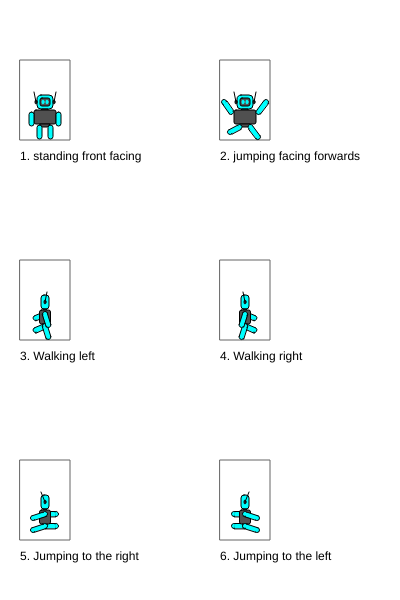
Frame 1 (no input)
Frame 60 (no input): identical to frame 1, image omitted
Frame 120 (the mouse pressed at the canvas centre since frame 60): identical to frame 1, image omitted

The p5.js sketch that drew this single still picture (run headless with seeded random() and noise() and a simulated clock; from frame 60 on, the mouse is pressed at the canvas centre):

// p5.js sketch
// ── sketch.js
/*

The Game Project

2 - Game character

Use p5 drawing functions such as rect, ellipse, line, triangle and
point to draw the different states of your game character.

Write the code so that your character appears inside the box for each
state.

IMPORTANT: For each box the variables gameChar_x & gameChar_y are set to the bottom
center of the box. You must combine these variables with arithmetic to
determine the position of each shape that you draw. This will later allow
you to adjust the position of your game character.

Each state is worth two marks:

//standing front facing = 2
//jumping facing forwards = 2
//walking left = 2
//walking right = 2
//jumping left and jumping right = 2

0 marks = not a reasonable attempt
1 mark = attempted but it lacks detail and you didn't use gameChar_x and gameChar_y correctly
2 marks = you've used a selction of shape functions and made consistent use of gameChar_x and gameChar_y

WARNING: Do not get too carried away. Around 10-20 lines of code should work for each state of your game character.

*/

var gameChar_x = 0;
var gameChar_y = 0;

function setup()
{
	createCanvas(400, 600);
}

function draw()
{
	background(255);

	//Standing, facing frontwards
	stroke(100);
	noFill();
	rect(20, 60, 50, 80);
	noStroke();
	fill(0);
	text("1. standing front facing", 20, 160);

	gameChar_x = 45;
	gameChar_y = 137;
	//Add your code here ...
	//Setup
	noFill();
	stroke(0);
	rectMode(CENTER);
	//head
	fill(0,255,255)
	rect(gameChar_x, gameChar_y-35, 16, 14, 4)
	fill(80,80,80)
	rect(gameChar_x, gameChar_y-35, 10, 8, 2)
	//eyes
	fill(0,255,255)
	stroke(0,255,255)
	ellipse(gameChar_x-2, gameChar_y-35, 2, 4)
	ellipse(gameChar_x+2, gameChar_y-35, 2, 4)
	stroke(0)
	//ears
	fill(80,80,80)
	ellipse(gameChar_x-9, gameChar_y-35, 2, 4)
	ellipse(gameChar_x+9, gameChar_y-35, 2, 4)
	noFill()
	//antenna
	line(gameChar_x-9, gameChar_y-35, gameChar_x-11, gameChar_y-45)
	line(gameChar_x+9, gameChar_y-35, gameChar_x+11, gameChar_y-45)
	//neck
	rect(gameChar_x, gameChar_y-27.5, 6, 1)
	//chest
	fill(80,80,80)
	rect(gameChar_x, gameChar_y-20, 22, 14, 2)
	//left arm
	fill(0,255,255)
	rect(gameChar_x-13.5, gameChar_y-18, 5, 14, 2.5)
	//right arm
	rect(gameChar_x+13.5, gameChar_y-18, 5, 14, 2.5)
	// trouser
	fill(80,80,80)
	quad(gameChar_x-5, gameChar_y-13, gameChar_x+5, gameChar_y-13, gameChar_x+2.5, gameChar_y-10, gameChar_x-2.5, gameChar_y-10)
	//left leg
	fill(0,255,255)
	rect(gameChar_x-5.5, gameChar_y-5, 5, 14, 2.5)
	//right leg
	rect(gameChar_x+5.5, gameChar_y-5, 5, 14, 2.5)
	//Refix
	rectMode(CORNER);

	//Jumping facing forwards
	stroke(100);
	noFill();
	rect(220, 60, 50, 80);
	noStroke();
	fill(0);
	text("2. jumping facing forwards", 220, 160);

	gameChar_x = 245;
	gameChar_y = 137;
	//Add your code here ...
	//Setup
	noFill();
	stroke(0);
	rectMode(CENTER);
	angleMode(DEGREES);
	//head
	fill(0,255,255)
	rect(gameChar_x, gameChar_y-35, 16, 14, 4)
	fill(80,80,80)
	rect(gameChar_x, gameChar_y-35, 10, 8, 2)
	//eyes
	fill(0,255,255)
	stroke(0,255,255)
	ellipse(gameChar_x-2, gameChar_y-35, 2, 4)
	ellipse(gameChar_x+2, gameChar_y-35, 2, 4)
	stroke(0)
	//ears
	fill(80,80,80)
	ellipse(gameChar_x-9, gameChar_y-35, 2, 4)
	ellipse(gameChar_x+9, gameChar_y-35, 2, 4)
	noFill()
	//antenna
	line(gameChar_x-9, gameChar_y-35, gameChar_x-11, gameChar_y-45)
	line(gameChar_x+9, gameChar_y-35, gameChar_x+11, gameChar_y-45)
	//neck
	fill(0,255,255)
	rect(gameChar_x, gameChar_y-27.5, 6, 1)
	//chest
	fill(80,80,80)
	rect(gameChar_x, gameChar_y-20, 22, 14, 2)
	//left arm
	fill(0,255,255)
	quad(gameChar_x-11.5, gameChar_y-26, gameChar_x-15.5, gameChar_y-23, gameChar_x-22.5, gameChar_y-33, gameChar_x-18.5, gameChar_y-36)
	arc(gameChar_x-14, gameChar_y-25, 5, 5, 333, 135)
	arc(gameChar_x-21, gameChar_y-35, 5, 5, 108, 350, OPEN)
	//right arm
	fill(0,255,255)
	quad(gameChar_x+15, gameChar_y-23, gameChar_x+12, gameChar_y-27, gameChar_x+19, gameChar_y-36.5, gameChar_x+23.5, gameChar_y-34)
	arc(gameChar_x+13.5, gameChar_y-25, 5, 5, 40, 250, OPEN)
	arc(gameChar_x+21, gameChar_y-35, 5, 5, 200, 40, OPEN)
	// trouser
	fill(80,80,80)
	quad(gameChar_x-5, gameChar_y-13, gameChar_x+5, gameChar_y-13, gameChar_x+2.5, gameChar_y-10, gameChar_x-2.5, gameChar_y-10)
	//left leg
	fill(0,255,255)
	quad(gameChar_x-4, gameChar_y-8, gameChar_x-7, gameChar_y-12, gameChar_x-16.5, gameChar_y-7, gameChar_x-13.5, gameChar_y-3)
	arc(gameChar_x-5.5, gameChar_y-10, 5, 5, 220, 70, OPEN)
	arc(gameChar_x-15, gameChar_y-5, 5, 5, 40, 250, OPEN)
	//right leg
	fill(0,255,255)
	quad(gameChar_x+3.8, gameChar_y-8, gameChar_x+7, gameChar_y-12, gameChar_x+15.2, gameChar_y-1, gameChar_x+11.5, gameChar_y+2)
	arc(gameChar_x+5.5, gameChar_y-10, 5, 5, 120, 340, OPEN)
	arc(gameChar_x+13, gameChar_y, 5, 5, 320, 150, OPEN)
	//Refix
	rectMode(CORNER);

	//Walking, turned left
	stroke(100);
	noFill();
	rect(20, 260, 50, 80);
	noStroke();
	fill(0);
	text("3. Walking left", 20, 360);

	gameChar_x = 45;
	gameChar_y = 337;
	//Add your code here ...
	//Setup
	noFill();
	stroke(0);
	rectMode(CENTER);
	angleMode(DEGREES);
	//head
	fill(0,255,255)
	rect(gameChar_x, gameChar_y-35, 8, 14, 3)
	//ears
	fill(80,80,80)
	ellipse(gameChar_x, gameChar_y-35, 2, 4)
	noFill()
	//antenna
	line(gameChar_x, gameChar_y-35, gameChar_x+2, gameChar_y-45)
	//neck
	fill(80,80,80)
	rect(gameChar_x, gameChar_y-27.5, 3, 1)
	//right arm (covered one)
	fill(0,255,255);
	quad(gameChar_x+1.5, gameChar_y-21, gameChar_x-1.5, gameChar_y-25, gameChar_x-11, gameChar_y-21, gameChar_x-9.5, gameChar_y-16.4)
	arc(gameChar_x, gameChar_y-23, 5, 5, 235, 70)
	arc(gameChar_x-9.4, gameChar_y-19, 5, 5, 70, 235)
	//right leg
	fill(0,255,255);
	quad(gameChar_x+1.5, gameChar_y-21+12, gameChar_x-1.5, gameChar_y-25+12, gameChar_x-11, gameChar_y-21+12, gameChar_x-9.5, gameChar_y-16+12)
	arc(gameChar_x, gameChar_y-23+12, 5, 5, 235, 70)
	arc(gameChar_x-9.4, gameChar_y-19+12, 5, 5, 70, 235)
	//chest
	fill(80,80,80)
	rect(gameChar_x, gameChar_y-20, 11, 14, 2)
	noFill()
	// trouser
	fill(80,80,80)
	quad(gameChar_x-2.5, gameChar_y-13, gameChar_x+2.5, gameChar_y-13, gameChar_x, gameChar_y-10, gameChar_x, gameChar_y-10)
	//left leg
	fill(0,255,255)
	quad(gameChar_x-2.5, gameChar_y-23+12, gameChar_x+1.9, gameChar_y-25+12, gameChar_x+6, gameChar_y-12+12, gameChar_x+1.6, gameChar_y-10+12)
	arc(gameChar_x, gameChar_y-23+12, 5, 5, 160, 345)
	arc(gameChar_x+3.4, gameChar_y-12+12, 5, 5, 345, 160)
	noFill();
	//left arm
	fill(0,255,255)
	quad(gameChar_x-2.5, gameChar_y-23, gameChar_x+1.9, gameChar_y-25, gameChar_x+6, gameChar_y-12, gameChar_x+1.6, gameChar_y-10)
	arc(gameChar_x, gameChar_y-23, 5, 5, 160, 345)
	arc(gameChar_x+3.4, gameChar_y-12, 5, 5, 345, 160)
	noFill();	
	//Refix
	rectMode(CORNER);

	//Walking, turned right
	stroke(100);
	noFill();
	rect(220, 260, 50, 80);
	noStroke();
	fill(0);
	text("4. Walking right", 220, 360);

	gameChar_x = 245;
	gameChar_y = 337;
	//Add your code here ...
	//Setup
	noFill();
	stroke(0);
	rectMode(CENTER);
	angleMode(DEGREES);
	//head
	fill(0,255,255);
	rect(gameChar_x, gameChar_y-35, 8, 14, 3)
	//ears
	fill(80,80,80)
	ellipse(gameChar_x, gameChar_y-35, 2, 4)
	//antenna
	line(gameChar_x, gameChar_y-35, gameChar_x-2, gameChar_y-45)
	//neck
	fill(80,80,80)
	rect(gameChar_x, gameChar_y-27.5, 3, 1)
	//left arm (covered one)
	fill(0,255,255);
	quad(gameChar_x-1.5, gameChar_y-21, gameChar_x+1.5, gameChar_y-25, gameChar_x+11, gameChar_y-21, gameChar_x+9.5, gameChar_y-16.4)
	arc(gameChar_x, gameChar_y-23, 5, 5, 110, 300)
	arc(gameChar_x+9.4, gameChar_y-19, 5, 5, 300, 110)
	//left leg
	fill(0,255,255);
	quad(gameChar_x-1.5, gameChar_y-21+12, gameChar_x+1.5, gameChar_y-25+12, gameChar_x+11, gameChar_y-21+12, gameChar_x+9.5, gameChar_y-16+12)
	arc(gameChar_x, gameChar_y-23+12, 5, 5, 110, 300)
	arc(gameChar_x+9.4, gameChar_y-19+12, 5, 5, 300, 110)
	//chest
	fill(80,80,80)
	rect(gameChar_x, gameChar_y-20, 11, 14, 2)
	noFill()
	// trouser
	fill(80,80,80)
	quad(gameChar_x-2.5, gameChar_y-13, gameChar_x+2.5, gameChar_y-13, gameChar_x, gameChar_y-10, gameChar_x, gameChar_y-10)
	//rght leg
	fill(0,255,255)
	quad(gameChar_x+2.5, gameChar_y-23+12, gameChar_x-1.9, gameChar_y-25+12, gameChar_x-6, gameChar_y-12+12, gameChar_x-1.6, gameChar_y-10+12)
	arc(gameChar_x, gameChar_y-23+12, 5, 5, 200, 45)
	arc(gameChar_x-3.4, gameChar_y-12+12, 5, 5, 45, 200)
	noFill();
	//right arm
	fill(0,255,255)
	quad(gameChar_x+2.5, gameChar_y-23, gameChar_x-1.9, gameChar_y-25, gameChar_x-6, gameChar_y-12, gameChar_x-1.6, gameChar_y-10)
	arc(gameChar_x, gameChar_y-23, 5, 5, 200, 45)
	arc(gameChar_x-3.4, gameChar_y-12, 5, 5, 45, 200)
	noFill();	
	//Refix
	rectMode(CORNER);

	//Jumping right
	stroke(100);
	noFill();
	rect(20, 460, 50, 80);
	noStroke();
	fill(0);
	text("5. Jumping to the right", 20, 560);

	gameChar_x = 45;
	gameChar_y = 537;
	//Add your code here ...
	//Setup
	noFill();
	stroke(0);
	rectMode(CENTER);
	angleMode(DEGREES);
	//head
	fill(0,255,255);
	rect(gameChar_x, gameChar_y-35, 8, 14, 3)
	//ears
	fill(80,80,80)
	ellipse(gameChar_x, gameChar_y-35, 2, 4)
	//antenna
	line(gameChar_x, gameChar_y-35, gameChar_x-4, gameChar_y-45)
	//neck
	fill(80,80,80)
	rect(gameChar_x, gameChar_y-27.5, 3, 1)
	//left arm (covered one)
	fill(0,255,255);
	quad(gameChar_x, gameChar_y-20.5, gameChar_x, gameChar_y-25.5, gameChar_x+11, gameChar_y-25.5, gameChar_x+11, gameChar_y-20.5)
	arc(gameChar_x, gameChar_y-23, 5, 5, 110, 300, OPEN)
	arc(gameChar_x+11, gameChar_y-23, 5, 5, 245, 100, OPEN)
	//left leg
	fill(0,255,255);
	quad(gameChar_x, gameChar_y-20.5+12, gameChar_x, gameChar_y-25.5+12, gameChar_x+11, gameChar_y-25.5+12, gameChar_x+11, gameChar_y-20.5+12)
	arc(gameChar_x, gameChar_y-23+12, 5, 5, 110, 300, OPEN)
	arc(gameChar_x+11, gameChar_y-23+12, 5, 5, 245, 100, OPEN)
	//chest
	fill(80,80,80)
	rect(gameChar_x, gameChar_y-20, 11, 14, 2)
	noFill()
	// trouser
	fill(80,80,80)
	quad(gameChar_x-2.5, gameChar_y-13, gameChar_x+2.5, gameChar_y-13, gameChar_x, gameChar_y-10, gameChar_x, gameChar_y-10)
	//right leg
	fill(0,255,255)
	quad(gameChar_x+1.5, gameChar_y-21+12, gameChar_x-1.5, gameChar_y-25+12, gameChar_x-13.5, gameChar_y-21+12, gameChar_x-11, gameChar_y-17+12)
	arc(gameChar_x, gameChar_y-23+12, 5, 5, 220, 80, OPEN)
	arc(gameChar_x-12, gameChar_y-19+12, 5, 5, 45, 250, OPEN)
	noFill();
	//right arm
	fill(0,255,255)
	quad(gameChar_x+1.5, gameChar_y-21, gameChar_x-1.5, gameChar_y-25, gameChar_x-13.5, gameChar_y-21, gameChar_x-11, gameChar_y-17)
	arc(gameChar_x, gameChar_y-23, 5, 5, 220, 80, OPEN)
	arc(gameChar_x-12, gameChar_y-19, 5, 5, 45, 250, OPEN)
	//Refix
	rectMode(CORNER);

	//Jumping to the left
	stroke(100);
	noFill();
	rect(220, 460, 50, 80);
	noStroke();
	fill(0);
	text("6. Jumping to the left", 220, 560);

	gameChar_x = 245;
	gameChar_y = 537;
	//Add your code here ...
	//Setup
	noFill();
	stroke(0);
	rectMode(CENTER);
	angleMode(DEGREES);
	//head
	fill(0,255,255);
	rect(gameChar_x, gameChar_y-35, 8, 14, 3)
	//ears
	fill(80,80,80)
	ellipse(gameChar_x, gameChar_y-35, 2, 4)
	//antenna
	line(gameChar_x, gameChar_y-35, gameChar_x+4, gameChar_y-45)
	//neck
	fill(80,80,80)
	rect(gameChar_x, gameChar_y-27.5, 3, 1)
	//right arm (covered one)
	fill(0,255,255);
	quad(gameChar_x, gameChar_y-20.5, gameChar_x, gameChar_y-25.5, gameChar_x-11, gameChar_y-25.5, gameChar_x-11, gameChar_y-20.5)
	arc(gameChar_x, gameChar_y-23, 5, 5, 0, 360, OPEN)
	arc(gameChar_x-11, gameChar_y-23, 5, 5, 75, 290, OPEN)
	//right leg
	fill(0,255,255);
	quad(gameChar_x, gameChar_y-20.5+12, gameChar_x, gameChar_y-25.5+12, gameChar_x-11, gameChar_y-25.5+12, gameChar_x-11, gameChar_y-20.5+12)
	arc(gameChar_x, gameChar_y-23+12, 5, 5, 0, 360, OPEN)
	arc(gameChar_x-11, gameChar_y-23+12, 5, 5, 75, 290, OPEN)
	//chest
	fill(80,80,80)
	rect(gameChar_x, gameChar_y-20, 11, 14, 2)
	noFill()
	// trouser
	fill(80,80,80)
	quad(gameChar_x-2.5, gameChar_y-13, gameChar_x+2.5, gameChar_y-13, gameChar_x, gameChar_y-10, gameChar_x, gameChar_y-10)
	//left leg
	fill(0,255,255)
	quad(gameChar_x-1.5, gameChar_y-21+12, gameChar_x+1.5, gameChar_y-25+12, gameChar_x+13.5, gameChar_y-21+12, gameChar_x+11, gameChar_y-17+12)
	arc(gameChar_x, gameChar_y-23+12, 5, 5, 75, 310, OPEN)
	arc(gameChar_x+12, gameChar_y-19+12, 5, 5, 270, 125, OPEN)
	noFill();
	//left arm
	fill(0,255,255)
	quad(gameChar_x-1.5, gameChar_y-21, gameChar_x+1.5, gameChar_y-25, gameChar_x+13.5, gameChar_y-21, gameChar_x+11, gameChar_y-17)
	arc(gameChar_x, gameChar_y-23, 5, 5, 75, 310, OPEN)
	arc(gameChar_x+12, gameChar_y-19, 5, 5, 270, 125, OPEN)
	//Refix
	rectMode(CORNER);

}
